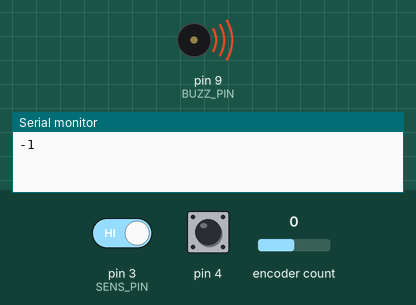
The sketch below on a simulated Arduino Uno, built with avr-gcc and run on an emulated ATmega328P. On the bench: buzzer (waves = sounding), the last lines printed to the serial monitor. The inputs (shaded band) are chosen by the test bench; at power-on: encoder count 0, pin 3 (SENS_PIN) HIGH, pin 4 HIGH.

Above: at 0.05 s.
At 1.2 s:
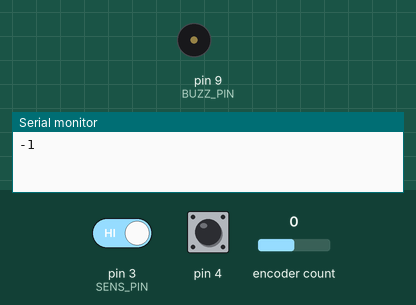
1.3 s: encoder count set to 1
At 2.1 s:
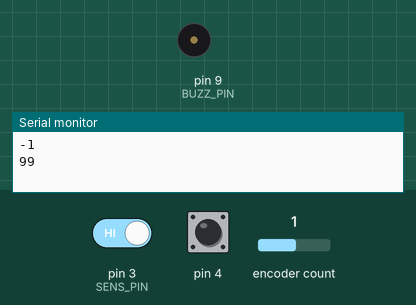
Timing chart, 0 to 4.3 s (numbered marks = the images above; inputs shaded):
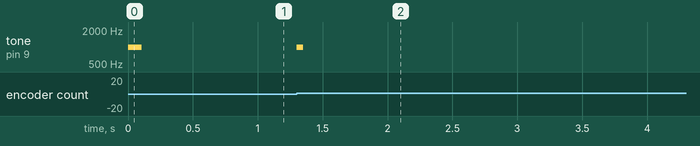

The sketch:

Bar-Bot.ino
```cpp
#include "GyverEncoder.h"
#include <EEPROM.h>

#define PUMP_POWER 2
#define BUZZ_PIN 9
#define SENS_PIN 3

Encoder enc(6, 5, 4);

int fillTime = 0;

#include "Axillary.h"
#include "NewShot.h"
Shot *shot;


void setup() {

  pinMode(PUMP_POWER,OUTPUT);
  pinMode(SENS_PIN, INPUT_PULLUP);
  pinMode(BUZZ_PIN, OUTPUT);

  Serial.begin(9600);

  shot = new Shot(SENS_PIN);

  fillTime = loadFromMemory();

  Serial.println(fillTime);

  enc.setType(TYPE2);

  buzz(100);
}


void loop() {

  checkEnc();

  checkBuzz();

  shot->check();

  delay(4);
}
```

Axillary.h
```cpp
long buzzTill = 0;
bool buzzing = false;

void checkBuzz(){

  if(buzzTill > millis() && !buzzing){

    tone(BUZZ_PIN, 1000);
    buzzing = true;
  }

  if(buzzTill <= millis() && buzzing){

    noTone(BUZZ_PIN);
    buzzing = false;
  }


}


void buzz(int t){

  buzzTill = millis() + t;
}


void updateMemory(){

  EEPROM.write(0, fillTime >> 8);
  EEPROM.write(1, fillTime & 0xFF);

}


int loadFromMemory(){

  return (EEPROM.read(0) << 8) + EEPROM.read(1);
}


void checkEnc(){

  enc.tick();

  if (enc.isRight()){

    fillTime += 100;
    buzz(50);

    Serial.println(fillTime);
  }

  if (enc.isLeft()){

    fillTime -= 100;
    buzz(50);

        Serial.println(fillTime);

  }

  if(enc.isClick()){

    updateMemory();
    buzz(500);

        Serial.println(fillTime);

  }

  if(enc.isDouble()){

    fillTime = 13500;
    updateMemory();
    buzz(1000);

        Serial.println(fillTime);

  }
}
```

NewShot.h
```cpp
#define TERMINATE_TIME 400
#define SHOT_DETECT_INTERVAL 5

class Shot{

  byte pin = 0;
  byte shotPlacedVal = 0;

  int shotPlasedVal = 0;

  long fillStartTime = 0;
  long terminationTimer = 0;
  long putGlassWait = 0;
  long lastDetectMeasure = 0;

  bool notFilling = true;

  public:enum {NO_GLASS, IN_PROCESS, READY, TERMINATION} stat = 0;

  public:Shot(int Tpin){

    pin = Tpin;
  }


  void check(){

    bool shotPlaced = detectShot();

    switch(stat){

      case NO_GLASS:

        if(shotPlaced){

          stat = IN_PROCESS;
        }
      break;


      case IN_PROCESS:
        fillShot();
      break;


      case READY:

        if(!shotPlaced)
          stat = TERMINATION;


      break;


      case TERMINATION:

        if(terminationTimer == 0)
          terminationTimer = millis();

        if(shotPlaced) //glass was putted back during termination timer
          terminationTimer = millis();

        if(millis() - terminationTimer >= TERMINATE_TIME){

          stat = NO_GLASS;
          terminationTimer = 0;

          buzz(10);
        }

      break;
    }
  }

  void fillShot(){

    if(notFilling){  //setup

      fillStartTime = millis();
      digitalWrite(2, 1);
      notFilling = false;
    }

    if(millis() - fillStartTime >= fillTime || digitalRead(pin)){ //termination

      digitalWrite(2, 0);

      stat = READY;
      notFilling = true;
    }
  }


  boolean detectShot(){

    if(millis() - lastDetectMeasure >= SHOT_DETECT_INTERVAL){

      lastDetectMeasure = millis();

      if(!digitalRead(pin) && shotPlacedVal < 40)
        shotPlacedVal ++;

      else if(digitalRead(pin) && shotPlacedVal > 0)
        shotPlacedVal --;
    }

    return shotPlacedVal >= 30;
  }

};
```

Measured:
- after the input at 1.3 s, tone on pin 9 (BUZZ_PIN): silent → 1000 Hz at once, → silent 0.05 s later
